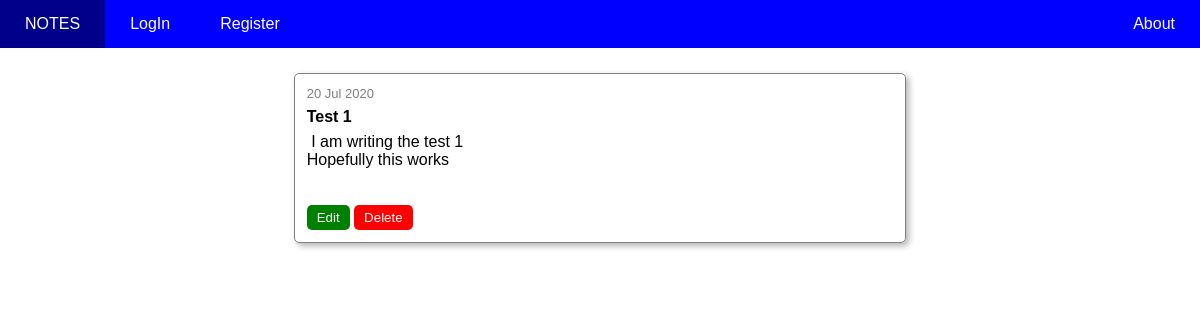
Screenshot of /note/1 with the database file from the repository.
### notesapp/models.py (models this page shows, shortened)
class Note(db.Model):
    id = db.Column(db.Integer, primary_key=True)
    title = db.Column(db.String(100), nullable=False)
    date_created = db.Column(db.DateTime, nullable=False, default=datetime.utcnow)
    content = db.Column(db.Text, nullable=False)
    user_id = db.Column(db.Integer, db.ForeignKey('user.id'), nullable=False)

### notesapp/routes.py (the view)
@app.route('/note/<int:note_id>', methods=['GET', 'POST'])
def note(note_id):
    note = Note.query.get_or_404(note_id)
    return render_template('note.html', note=note, title=note.title)

### notesapp/templates/note.html
{% extends 'base.html' %}
{% block content %}
    <div class="notes-home">
        <div class="prevNotes">
            <div class="prevnote" >
                <p> {{ note.date_created.strftime("%d %b %Y") }} </p>
                <h4>{{ note.title }}</h4>
                <pre> {{ note.content }} </pre>
                <br>
                <br>
                <a href="/edit/note/{{note.id}}"><button class="editButton">Edit</button></a>
                <a href="/delete/note/{{note.id}}"><button class="deleteButton">Delete</button></a>
            </div>
        </div>
    </div>
{% endblock %}

### notesapp/static/styles/main.css (style rules this page uses)
* { margin: 0; padding: 0; border: 0; outline: 0; vertical-align: baseline; font-family: Arial, Helvetica, sans-serif; --Blue: #0000ff; --EerieBlack: #1D201F; --White: #FFF; }
.editButton, .deleteButton { border: none; color: white; padding: 5px 10px; border-radius: 5px; }
.editButton { background-color: green; }
.deleteButton { background-color: red; }

### notesapp/static/styles/login-register.css (style rules this page uses)
* { margin: 0; padding: 0; border: 0; outline: 0; vertical-align: baseline; font-family: Arial, Helvetica, sans-serif; --Blue: #0000ff; --EerieBlack: #1D201F; --White: #FFF; }

### notesapp/static/styles/home.css (style rules this page uses)
.notes-home { width: 100%; max-width: 650px; margin: 0 auto; margin-right: auto; }
.prevNotes { width: 95%; padding: 10px; margin: 5px auto; }
.prevNotes a { text-decoration: none; color: inherit; }
.prevnote { position: relative; width: 95%; margin: 10px auto; padding: 12px; border: 1px solid gray; border-radius: 5px; box-shadow: 3px 3px 6px rgb(180, 180, 180); }
.prevnote h4 { margin: 7px; margin-left: 0; }
.prevnote p { font-size: small; color: gray; }

### rows the page displays
Note: date_created "20 Jul 2020", title "Test 1", content "I am writing the test 1 Hopefully this works"
